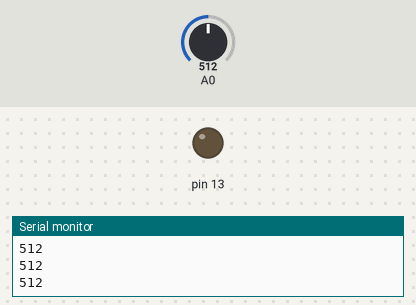
This sketch was run on a simulated Arduino Uno, built with avr-gcc and run on an emulated ATmega328P. On the bench: output pins drawn as LEDs (lit = HIGH), the last lines printed to the serial monitor. The inputs (shaded band) are chosen by the test bench; at power-on: A0 = 512.

Above: at 1.2 s.
1.3 s: A0 set to 640
2.8 s: A0 set to 662
At 3.5 s:
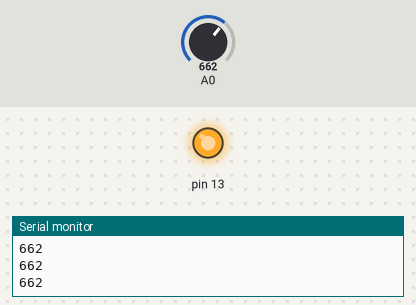
4.3 s: A0 set to 511
At 4.6 s:
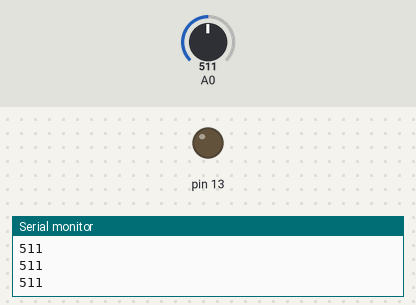
5.8 s: A0 set to 660
At 7.0 s:
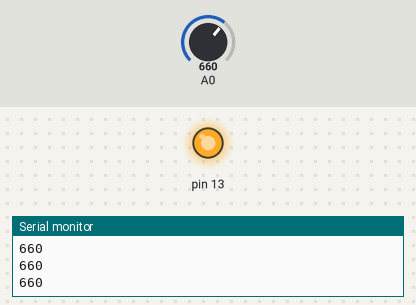
Timing chart, 0 to 8.3 s (numbered marks = the images above; inputs shaded):
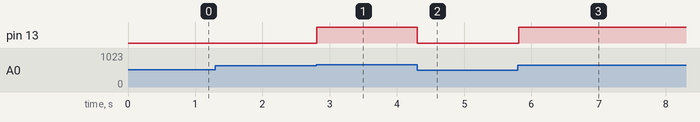

The sketch:

sketch_oct29c.ino
```cpp
void setup() {
  // put your setup code here, to run once:
 pinMode(13, OUTPUT); // 13번 핀을 출력으로 사용
 pinMode(A0, INPUT);
 Serial.begin(9600);
}

void loop() {
  // put your main code here, to run repeatedly:
  int bright = analogRead(A0);

  Serial.println(bright);

  if (bright >= 650) // 주변 환경이 어두워지면
  {
    digitalWrite(13, HIGH); // LED ON
  }
  else
  {
    digitalWrite(13, LOW); // LED OFF
  }
}
```

Measured:
- the behaviour switches between 649 and 650 on A0 (found by bisection; images 0 and 1)
- after the input at 2.8 s, pin 13: LOW → HIGH at once
- after the input at 4.3 s, pin 13: HIGH → LOW at once
- after the input at 5.8 s, pin 13: LOW → HIGH at once
